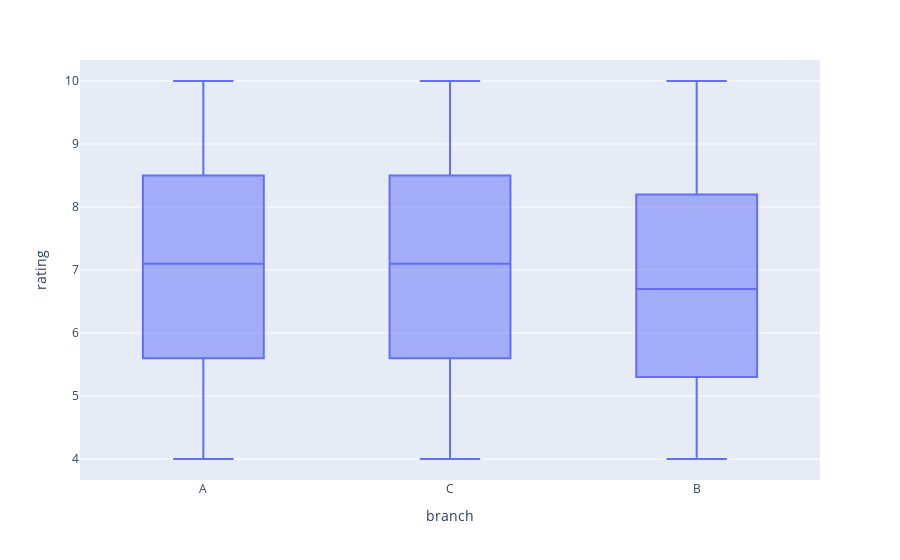

Source (notebook cell):
### Code cell
#the rate for each branch
fig=px.box(df,'branch','rating')
fig.show()

### Figure 1 — Plotly figure (JSON) as saved in the notebook; plotly's stock layout.template omitted (floating-point values rounded to 4 significant figures; data arrays with more than 128 entries replaced by an {"elided": "..."} marker saying what was removed)
{"data": [{"alignmentgroup": "True", "hovertemplate": "branch=%{x}<br>rating=%{y}<extra></extra>", "legendgroup": "", "marker": {"color": "#636efa"}, "name": "", "notched": false, "offsetgroup": "", "orientation": "v", "showlegend": false, "type": "box", "x": {"elided": "1000 str values"}, "x0": " ", "xaxis": "x", "y": {"elided": "1000 float values"}, "y0": " ", "yaxis": "y"}], "layout": {"boxmode": "group", "legend": {"tracegroupgap": 0}, "margin": {"t": 60}, "xaxis": {"anchor": "y", "domain": [0, 1], "title": {"text": "branch"}}, "yaxis": {"anchor": "x", "domain": [0, 1], "title": {"text": "rating"}}}}
